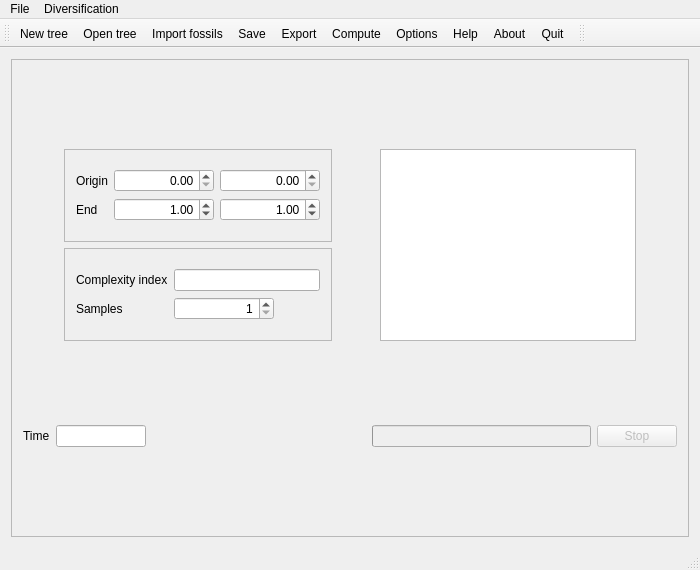
<?xml version="1.0" encoding="UTF-8"?>
<ui version="4.0">
 <class>DiversificationWindow</class>
 <widget class="QMainWindow" name="DiversificationWindow">
  <property name="geometry">
   <rect>
    <x>0</x>
    <y>0</y>
    <width>700</width>
    <height>570</height>
   </rect>
  </property>
  <property name="sizePolicy">
   <sizepolicy hsizetype="Expanding" vsizetype="Expanding">
    <horstretch>1</horstretch>
    <verstretch>1</verstretch>
   </sizepolicy>
  </property>
  <property name="minimumSize">
   <size>
    <width>700</width>
    <height>500</height>
   </size>
  </property>
  <property name="maximumSize">
   <size>
    <width>16777215</width>
    <height>16777215</height>
   </size>
  </property>
  <property name="windowTitle">
   <string>DiversificationWindow</string>
  </property>
  <widget class="QWidget" name="centralWidget">
   <property name="sizePolicy">
    <sizepolicy hsizetype="Expanding" vsizetype="Expanding">
     <horstretch>1</horstretch>
     <verstretch>1</verstretch>
    </sizepolicy>
   </property>
   <property name="minimumSize">
    <size>
     <width>689</width>
     <height>0</height>
    </size>
   </property>
   <property name="sizeIncrement">
    <size>
     <width>1</width>
     <height>1</height>
    </size>
   </property>
   <layout class="QVBoxLayout" name="verticalLayout_3">
    <item>
     <layout class="QVBoxLayout" name="verticalLayout">
      <property name="sizeConstraint">
       <enum>QLayout::SetDefaultConstraint</enum>
      </property>
      <item>
       <widget class="QFrame" name="horizontalFrame">
        <property name="sizePolicy">
         <sizepolicy hsizetype="Expanding" vsizetype="Preferred">
          <horstretch>2</horstretch>
          <verstretch>0</verstretch>
         </sizepolicy>
        </property>
        <property name="frameShape">
         <enum>QFrame::StyledPanel</enum>
        </property>
        <property name="lineWidth">
         <number>2</number>
        </property>
        <layout class="QVBoxLayout" name="verticalLayout_2">
         <item>
          <layout class="QHBoxLayout" name="horizontalLayout_5">
           <item>
            <spacer name="horizontalSpacer_2">
             <property name="orientation">
              <enum>Qt::Horizontal</enum>
             </property>
             <property name="sizeHint" stdset="0">
              <size>
               <width>40</width>
               <height>20</height>
              </size>
             </property>
            </spacer>
           </item>
           <item>
            <layout class="QVBoxLayout" name="verticalLayout_5">
             <item>
              <widget class="QFrame" name="frame">
               <property name="frameShape">
                <enum>QFrame::StyledPanel</enum>
               </property>
               <property name="frameShadow">
                <enum>QFrame::Raised</enum>
               </property>
               <layout class="QHBoxLayout" name="horizontalLayout_4">
                <item>
                 <layout class="QHBoxLayout" name="horizontalLayout_2">
                  <item>
                   <layout class="QVBoxLayout" name="verticalLayout_4">
                    <item>
                     <layout class="QGridLayout" name="gridLayout">
                      <item row="3" column="1">
                       <widget class="QLabel" name="label_origin">
                        <property name="text">
                         <string>Origin</string>
                        </property>
                       </widget>
                      </item>
                      <item row="4" column="1">
                       <widget class="QLabel" name="label_end">
                        <property name="text">
                         <string>End</string>
                        </property>
                       </widget>
                      </item>
                      <item row="4" column="2">
                       <widget class="QDoubleSpinBox" name="spinBox_end">
                        <property name="sizePolicy">
                         <sizepolicy hsizetype="Fixed" vsizetype="Fixed">
                          <horstretch>0</horstretch>
                          <verstretch>0</verstretch>
                         </sizepolicy>
                        </property>
                        <property name="minimumSize">
                         <size>
                          <width>100</width>
                          <height>0</height>
                         </size>
                        </property>
                        <property name="maximumSize">
                         <size>
                          <width>100</width>
                          <height>16777215</height>
                         </size>
                        </property>
                        <property name="alignment">
                         <set>Qt::AlignRight|Qt::AlignTrailing|Qt::AlignVCenter</set>
                        </property>
                        <property name="value">
                         <double>1.000000000000000</double>
                        </property>
                       </widget>
                      </item>
                      <item row="3" column="2">
                       <widget class="QDoubleSpinBox" name="spinBox_origin">
                        <property name="sizePolicy">
                         <sizepolicy hsizetype="Fixed" vsizetype="Fixed">
                          <horstretch>0</horstretch>
                          <verstretch>0</verstretch>
                         </sizepolicy>
                        </property>
                        <property name="minimumSize">
                         <size>
                          <width>100</width>
                          <height>0</height>
                         </size>
                        </property>
                        <property name="maximumSize">
                         <size>
                          <width>100</width>
                          <height>16777215</height>
                         </size>
                        </property>
                        <property name="alignment">
                         <set>Qt::AlignRight|Qt::AlignTrailing|Qt::AlignVCenter</set>
                        </property>
                       </widget>
                      </item>
                      <item row="3" column="3">
                       <widget class="QDoubleSpinBox" name="spinBox_originS">
                        <property name="sizePolicy">
                         <sizepolicy hsizetype="Fixed" vsizetype="Fixed">
                          <horstretch>0</horstretch>
                          <verstretch>0</verstretch>
                         </sizepolicy>
                        </property>
                        <property name="minimumSize">
                         <size>
                          <width>100</width>
                          <height>0</height>
                         </size>
                        </property>
                        <property name="maximumSize">
                         <size>
                          <width>100</width>
                          <height>16777215</height>
                         </size>
                        </property>
                        <property name="alignment">
                         <set>Qt::AlignRight|Qt::AlignTrailing|Qt::AlignVCenter</set>
                        </property>
                       </widget>
                      </item>
                      <item row="4" column="3">
                       <widget class="QDoubleSpinBox" name="spinBox_endS">
                        <property name="sizePolicy">
                         <sizepolicy hsizetype="Fixed" vsizetype="Fixed">
                          <horstretch>0</horstretch>
                          <verstretch>0</verstretch>
                         </sizepolicy>
                        </property>
                        <property name="minimumSize">
                         <size>
                          <width>100</width>
                          <height>0</height>
                         </size>
                        </property>
                        <property name="maximumSize">
                         <size>
                          <width>100</width>
                          <height>16777215</height>
                         </size>
                        </property>
                        <property name="alignment">
                         <set>Qt::AlignRight|Qt::AlignTrailing|Qt::AlignVCenter</set>
                        </property>
                        <property name="value">
                         <double>1.000000000000000</double>
                        </property>
                       </widget>
                      </item>
                     </layout>
                    </item>
                    <item>
                     <layout class="QGridLayout" name="gridLayout_2"/>
                    </item>
                   </layout>
                  </item>
                 </layout>
                </item>
               </layout>
              </widget>
             </item>
             <item>
              <widget class="QFrame" name="frame_2">
               <property name="frameShape">
                <enum>QFrame::StyledPanel</enum>
               </property>
               <property name="frameShadow">
                <enum>QFrame::Raised</enum>
               </property>
               <layout class="QGridLayout" name="gridLayout_4">
                <item row="0" column="0">
                 <layout class="QGridLayout" name="gridLayout_3">
                  <item row="1" column="0">
                   <widget class="QLabel" name="label_samples">
                    <property name="text">
                     <string>Samples</string>
                    </property>
                   </widget>
                  </item>
                  <item row="1" column="1">
                   <widget class="QSpinBox" name="spinBox_samples">
                    <property name="sizePolicy">
                     <sizepolicy hsizetype="Fixed" vsizetype="Fixed">
                      <horstretch>0</horstretch>
                      <verstretch>0</verstretch>
                     </sizepolicy>
                    </property>
                    <property name="minimumSize">
                     <size>
                      <width>100</width>
                      <height>0</height>
                     </size>
                    </property>
                    <property name="maximumSize">
                     <size>
                      <width>100</width>
                      <height>16777215</height>
                     </size>
                    </property>
                    <property name="alignment">
                     <set>Qt::AlignRight|Qt::AlignTrailing|Qt::AlignVCenter</set>
                    </property>
                    <property name="minimum">
                     <number>1</number>
                    </property>
                    <property name="maximum">
                     <number>1000000</number>
                    </property>
                   </widget>
                  </item>
                  <item row="0" column="0">
                   <widget class="QLabel" name="label_2">
                    <property name="text">
                     <string>Complexity index</string>
                    </property>
                   </widget>
                  </item>
                  <item row="0" column="1">
                   <widget class="QLineEdit" name="lineEdit_comp">
                    <property name="maxLength">
                     <number>20</number>
                    </property>
                    <property name="alignment">
                     <set>Qt::AlignRight|Qt::AlignTrailing|Qt::AlignVCenter</set>
                    </property>
                    <property name="readOnly">
                     <bool>true</bool>
                    </property>
                   </widget>
                  </item>
                 </layout>
                </item>
               </layout>
              </widget>
             </item>
            </layout>
           </item>
           <item>
            <spacer name="horizontalSpacer_3">
             <property name="orientation">
              <enum>Qt::Horizontal</enum>
             </property>
             <property name="sizeHint" stdset="0">
              <size>
               <width>40</width>
               <height>20</height>
              </size>
             </property>
            </spacer>
           </item>
           <item>
            <widget class="QTableView" name="tableView">
             <property name="sizePolicy">
              <sizepolicy hsizetype="Fixed" vsizetype="Fixed">
               <horstretch>0</horstretch>
               <verstretch>0</verstretch>
              </sizepolicy>
             </property>
            </widget>
           </item>
           <item>
            <spacer name="horizontalSpacer">
             <property name="orientation">
              <enum>Qt::Horizontal</enum>
             </property>
             <property name="sizeHint" stdset="0">
              <size>
               <width>40</width>
               <height>20</height>
              </size>
             </property>
            </spacer>
           </item>
          </layout>
         </item>
         <item>
          <layout class="QHBoxLayout" name="horizontalLayout_3">
           <item>
            <widget class="QLabel" name="label">
             <property name="text">
              <string>Time</string>
             </property>
            </widget>
           </item>
           <item>
            <widget class="QLineEdit" name="timeDisplay">
             <property name="minimumSize">
              <size>
               <width>90</width>
               <height>0</height>
              </size>
             </property>
             <property name="maximumSize">
              <size>
               <width>90</width>
               <height>16777215</height>
              </size>
             </property>
             <property name="alignment">
              <set>Qt::AlignRight|Qt::AlignTrailing|Qt::AlignVCenter</set>
             </property>
             <property name="readOnly">
              <bool>true</bool>
             </property>
            </widget>
           </item>
           <item>
            <spacer name="horizontalSpacer_4">
             <property name="orientation">
              <enum>Qt::Horizontal</enum>
             </property>
             <property name="sizeHint" stdset="0">
              <size>
               <width>20</width>
               <height>20</height>
              </size>
             </property>
            </spacer>
           </item>
           <item>
            <widget class="QProgressBar" name="progressBar">
             <property name="enabled">
              <bool>false</bool>
             </property>
             <property name="value">
              <number>0</number>
             </property>
             <property name="textVisible">
              <bool>false</bool>
             </property>
             <property name="invertedAppearance">
              <bool>false</bool>
             </property>
            </widget>
           </item>
           <item>
            <widget class="QPushButton" name="pushButton_stop">
             <property name="enabled">
              <bool>false</bool>
             </property>
             <property name="text">
              <string>Stop</string>
             </property>
            </widget>
           </item>
          </layout>
         </item>
        </layout>
       </widget>
      </item>
     </layout>
    </item>
   </layout>
  </widget>
  <widget class="QMenuBar" name="menuBar">
   <property name="geometry">
    <rect>
     <x>0</x>
     <y>0</y>
     <width>700</width>
     <height>25</height>
    </rect>
   </property>
   <widget class="QMenu" name="menuFile">
    <property name="title">
     <string>File</string>
    </property>
    <addaction name="actionNew_tree"/>
    <addaction name="actionOpenTree"/>
    <addaction name="actionOpenFossil"/>
    <addaction name="actionSave"/>
    <addaction name="actionSave_as"/>
    <addaction name="actionQuit"/>
   </widget>
   <widget class="QMenu" name="menuDiversification">
    <property name="title">
     <string>Diversification</string>
    </property>
    <addaction name="actionCompute"/>
    <addaction name="actionOptions"/>
    <addaction name="actionHelp"/>
    <addaction name="actionAbout"/>
   </widget>
   <addaction name="menuFile"/>
   <addaction name="menuDiversification"/>
  </widget>
  <widget class="QToolBar" name="mainToolBar">
   <attribute name="toolBarArea">
    <enum>TopToolBarArea</enum>
   </attribute>
   <attribute name="toolBarBreak">
    <bool>false</bool>
   </attribute>
   <addaction name="actionNew_tree"/>
   <addaction name="actionOpenTree"/>
   <addaction name="actionOpenFossil"/>
   <addaction name="actionSave"/>
   <addaction name="actionSave_as"/>
   <addaction name="actionCompute"/>
   <addaction name="actionOptions"/>
   <addaction name="actionHelp"/>
   <addaction name="actionAbout"/>
   <addaction name="actionQuit"/>
  </widget>
  <widget class="QStatusBar" name="statusBar"/>
  <widget class="QToolBar" name="toolBar">
   <property name="windowTitle">
    <string>toolBar</string>
   </property>
   <attribute name="toolBarArea">
    <enum>TopToolBarArea</enum>
   </attribute>
   <attribute name="toolBarBreak">
    <bool>false</bool>
   </attribute>
  </widget>
  <action name="actionQuit">
   <property name="icon">
    <iconset resource="data/diversification.qrc">
     <normaloff>:/quit.png</normaloff>:/quit.png</iconset>
   </property>
   <property name="text">
    <string>Quit</string>
   </property>
   <property name="toolTip">
    <string>Quit diversification</string>
   </property>
   <property name="shortcut">
    <string>Ctrl+Q</string>
   </property>
  </action>
  <action name="actionOpenTree">
   <property name="icon">
    <iconset resource="data/diversification.qrc">
     <normaloff>:/tree.png</normaloff>:/tree.png</iconset>
   </property>
   <property name="text">
    <string>Open tree</string>
   </property>
   <property name="toolTip">
    <string>Open a tree file</string>
   </property>
   <property name="shortcut">
    <string>Ctrl+O</string>
   </property>
  </action>
  <action name="actionOpenFossil">
   <property name="icon">
    <iconset resource="data/diversification.qrc">
     <normaloff>:/fossil.png</normaloff>:/fossil.png</iconset>
   </property>
   <property name="text">
    <string>Import fossils</string>
   </property>
   <property name="toolTip">
    <string>Import a table of fossils</string>
   </property>
   <property name="shortcut">
    <string>Ctrl+F</string>
   </property>
  </action>
  <action name="actionCompute">
   <property name="icon">
    <iconset resource="data/diversification.qrc">
     <normaloff>:/compute.png</normaloff>:/compute.png</iconset>
   </property>
   <property name="text">
    <string>Compute</string>
   </property>
   <property name="toolTip">
    <string>Compute diversification and fossil rates</string>
   </property>
   <property name="shortcut">
    <string>Ctrl+C</string>
   </property>
  </action>
  <action name="actionHelp">
   <property name="icon">
    <iconset resource="data/diversification.qrc">
     <normaloff>:/help.png</normaloff>:/help.png</iconset>
   </property>
   <property name="text">
    <string>Help</string>
   </property>
   <property name="toolTip">
    <string>Help</string>
   </property>
   <property name="shortcut">
    <string>Ctrl+H</string>
   </property>
  </action>
  <action name="actionAbout">
   <property name="icon">
    <iconset resource="data/diversification.qrc">
     <normaloff>:/about.png</normaloff>:/about.png</iconset>
   </property>
   <property name="text">
    <string>About</string>
   </property>
   <property name="toolTip">
    <string>About Diversifiaction</string>
   </property>
   <property name="shortcut">
    <string>Ctrl+A</string>
   </property>
  </action>
  <action name="actionSave">
   <property name="icon">
    <iconset resource="data/diversification.qrc">
     <normaloff>:/save.png</normaloff>:/save.png</iconset>
   </property>
   <property name="text">
    <string>Save</string>
   </property>
   <property name="toolTip">
    <string>Save tree</string>
   </property>
   <property name="shortcut">
    <string>Ctrl+S</string>
   </property>
  </action>
  <action name="actionSave_as">
   <property name="icon">
    <iconset resource="data/diversification.qrc">
     <normaloff>:/saveas.png</normaloff>:/saveas.png</iconset>
   </property>
   <property name="text">
    <string>Export</string>
   </property>
   <property name="toolTip">
    <string>Export tree and table at various formats</string>
   </property>
   <property name="shortcut">
    <string>Ctrl+E</string>
   </property>
  </action>
  <action name="actionNew_tree">
   <property name="icon">
    <iconset resource="data/diversification.qrc">
     <normaloff>:/new.png</normaloff>:/new.png</iconset>
   </property>
   <property name="text">
    <string>New tree</string>
   </property>
   <property name="toolTip">
    <string>New tree</string>
   </property>
   <property name="shortcut">
    <string>Ctrl+N</string>
   </property>
  </action>
  <action name="actionOptions">
   <property name="icon">
    <iconset resource="data/diversification.qrc">
     <normaloff>:/options.png</normaloff>:/options.png</iconset>
   </property>
   <property name="text">
    <string>Options</string>
   </property>
   <property name="toolTip">
    <string>Option settings</string>
   </property>
   <property name="shortcut">
    <string>Ctrl+O</string>
   </property>
  </action>
 </widget>
 <layoutdefault spacing="6" margin="11"/>
 <resources>
  <include location="data/diversification.qrc"/>
 </resources>
 <connections>
  <connection>
   <sender>actionAbout</sender>
   <signal>triggered()</signal>
   <receiver>DiversificationWindow</receiver>
   <slot>about()</slot>
   <hints>
    <hint type="sourcelabel">
     <x>-1</x>
     <y>-1</y>
    </hint>
    <hint type="destinationlabel">
     <x>344</x>
     <y>284</y>
    </hint>
   </hints>
  </connection>
  <connection>
   <sender>actionOpenTree</sender>
   <signal>triggered()</signal>
   <receiver>DiversificationWindow</receiver>
   <slot>openTree()</slot>
   <hints>
    <hint type="sourcelabel">
     <x>-1</x>
     <y>-1</y>
    </hint>
    <hint type="destinationlabel">
     <x>344</x>
     <y>284</y>
    </hint>
   </hints>
  </connection>
  <connection>
   <sender>actionOpenFossil</sender>
   <signal>triggered()</signal>
   <receiver>DiversificationWindow</receiver>
   <slot>openFossil()</slot>
   <hints>
    <hint type="sourcelabel">
     <x>-1</x>
     <y>-1</y>
    </hint>
    <hint type="destinationlabel">
     <x>344</x>
     <y>284</y>
    </hint>
   </hints>
  </connection>
  <connection>
   <sender>actionCompute</sender>
   <signal>triggered()</signal>
   <receiver>DiversificationWindow</receiver>
   <slot>compute()</slot>
   <hints>
    <hint type="sourcelabel">
     <x>-1</x>
     <y>-1</y>
    </hint>
    <hint type="destinationlabel">
     <x>344</x>
     <y>284</y>
    </hint>
   </hints>
  </connection>
  <connection>
   <sender>spinBox_origin</sender>
   <signal>valueChanged(double)</signal>
   <receiver>DiversificationWindow</receiver>
   <slot>changeTimeOrigin()</slot>
   <hints>
    <hint type="sourcelabel">
     <x>229</x>
     <y>149</y>
    </hint>
    <hint type="destinationlabel">
     <x>692</x>
     <y>253</y>
    </hint>
   </hints>
  </connection>
  <connection>
   <sender>spinBox_end</sender>
   <signal>valueChanged(double)</signal>
   <receiver>DiversificationWindow</receiver>
   <slot>changeTimeEnd()</slot>
   <hints>
    <hint type="sourcelabel">
     <x>229</x>
     <y>207</y>
    </hint>
    <hint type="destinationlabel">
     <x>691</x>
     <y>247</y>
    </hint>
   </hints>
  </connection>
  <connection>
   <sender>actionSave</sender>
   <signal>triggered()</signal>
   <receiver>DiversificationWindow</receiver>
   <slot>save()</slot>
   <hints>
    <hint type="sourcelabel">
     <x>-1</x>
     <y>-1</y>
    </hint>
    <hint type="destinationlabel">
     <x>344</x>
     <y>284</y>
    </hint>
   </hints>
  </connection>
  <connection>
   <sender>actionQuit</sender>
   <signal>triggered()</signal>
   <receiver>DiversificationWindow</receiver>
   <slot>close()</slot>
   <hints>
    <hint type="sourcelabel">
     <x>-1</x>
     <y>-1</y>
    </hint>
    <hint type="destinationlabel">
     <x>349</x>
     <y>284</y>
    </hint>
   </hints>
  </connection>
  <connection>
   <sender>pushButton_stop</sender>
   <signal>clicked()</signal>
   <receiver>DiversificationWindow</receiver>
   <slot>stopCompute()</slot>
   <hints>
    <hint type="sourcelabel">
     <x>678</x>
     <y>431</y>
    </hint>
    <hint type="destinationlabel">
     <x>703</x>
     <y>227</y>
    </hint>
   </hints>
  </connection>
  <connection>
   <sender>actionHelp</sender>
   <signal>triggered()</signal>
   <receiver>DiversificationWindow</receiver>
   <slot>help()</slot>
   <hints>
    <hint type="sourcelabel">
     <x>-1</x>
     <y>-1</y>
    </hint>
    <hint type="destinationlabel">
     <x>349</x>
     <y>284</y>
    </hint>
   </hints>
  </connection>
  <connection>
   <sender>actionSave_as</sender>
   <signal>triggered()</signal>
   <receiver>DiversificationWindow</receiver>
   <slot>saveAs()</slot>
   <hints>
    <hint type="sourcelabel">
     <x>-1</x>
     <y>-1</y>
    </hint>
    <hint type="destinationlabel">
     <x>349</x>
     <y>284</y>
    </hint>
   </hints>
  </connection>
  <connection>
   <sender>spinBox_originS</sender>
   <signal>valueChanged(double)</signal>
   <receiver>DiversificationWindow</receiver>
   <slot>changeTimeOriginS()</slot>
   <hints>
    <hint type="sourcelabel">
     <x>302</x>
     <y>124</y>
    </hint>
    <hint type="destinationlabel">
     <x>697</x>
     <y>111</y>
    </hint>
   </hints>
  </connection>
  <connection>
   <sender>spinBox_endS</sender>
   <signal>valueChanged(double)</signal>
   <receiver>DiversificationWindow</receiver>
   <slot>changeTimeEndS()</slot>
   <hints>
    <hint type="sourcelabel">
     <x>271</x>
     <y>197</y>
    </hint>
    <hint type="destinationlabel">
     <x>705</x>
     <y>338</y>
    </hint>
   </hints>
  </connection>
  <connection>
   <sender>actionNew_tree</sender>
   <signal>triggered()</signal>
   <receiver>DiversificationWindow</receiver>
   <slot>newTree()</slot>
   <hints>
    <hint type="sourcelabel">
     <x>-1</x>
     <y>-1</y>
    </hint>
    <hint type="destinationlabel">
     <x>349</x>
     <y>284</y>
    </hint>
   </hints>
  </connection>
  <connection>
   <sender>actionOptions</sender>
   <signal>triggered()</signal>
   <receiver>DiversificationWindow</receiver>
   <slot>getOptimOptions()</slot>
   <hints>
    <hint type="sourcelabel">
     <x>-1</x>
     <y>-1</y>
    </hint>
    <hint type="destinationlabel">
     <x>349</x>
     <y>284</y>
    </hint>
   </hints>
  </connection>
 </connections>
 <slots>
  <slot>openTree()</slot>
  <slot>openFossil()</slot>
  <slot>saveAs()</slot>
  <slot>quit()</slot>
  <slot>about()</slot>
  <slot>help()</slot>
  <slot>compute()</slot>
  <slot>changeTimeOrigin()</slot>
  <slot>changeTimeEnd()</slot>
  <slot>computeThread()</slot>
  <slot>stopCompute()</slot>
  <slot>save()</slot>
  <slot>savePDF()</slot>
  <slot>changeTimeOriginS()</slot>
  <slot>changeTimeEndS()</slot>
  <slot>newTree()</slot>
  <slot>getOptimOptions()</slot>
 </slots>
</ui>
